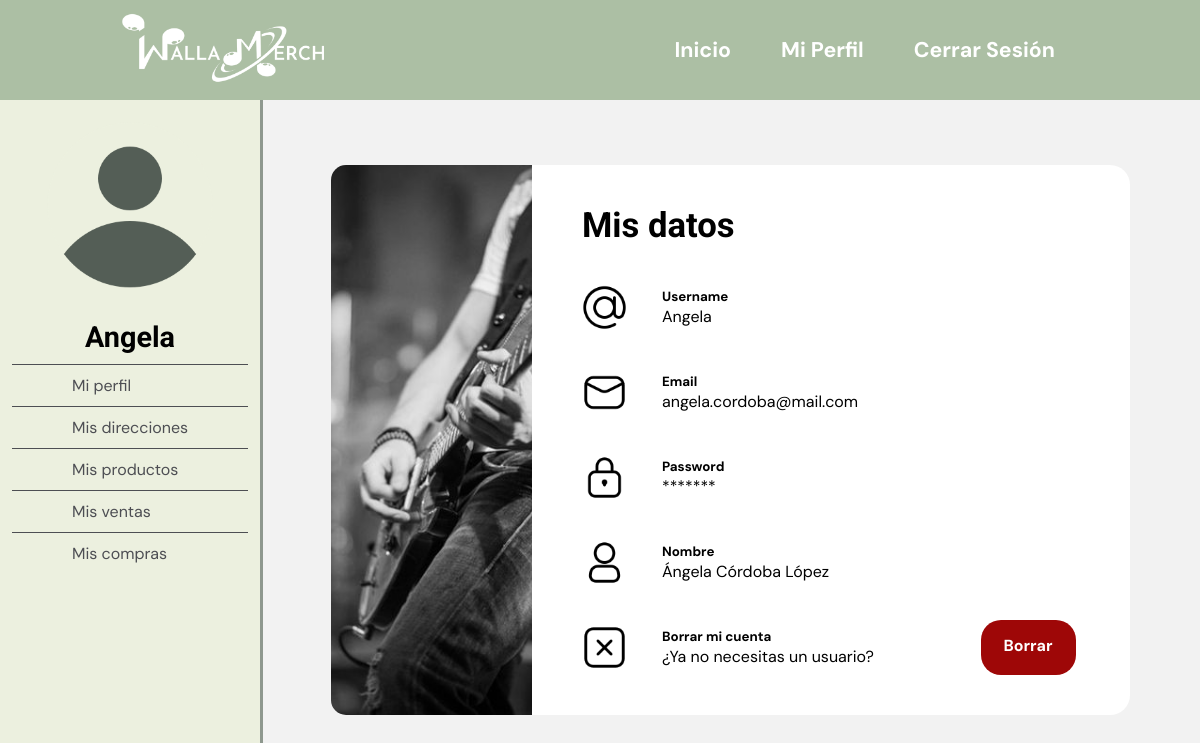
The app's page /php/profile/mi-perfil/my-profile.php (signed in) with its own data.
### tables this page shows
create table if not exists usuario(
	id_usuario int auto_increment,
    username varchar(100) unique not null,
    email varchar(100) unique not null,
    pass varchar(100) not null,
    tipo_usuario int not null,
    nombre varchar(100),
    apellido1 varchar(100),
    apellido2 varchar(100),
    fechaRegistro date DEFAULT current_timestamp(),
    PRIMARY KEY (id_usuario)
);

### php/profile/mi-perfil/my-profile.php (called while the page is built, shortened)
<?php
$location = "../../../index.php";
require_once ("../../../database/users-db.php");
if(isset($_GET['id_usuario'])){
    adminControl($location);
    try{
        $currentUser = verUsuario($_GET['id_usuario']);
        $miperfil = "./my-profile.php?id_usuario=".$_GET['id_usuario'];
        $misdirecciones = "../mis-direcciones/ver-misDirecciones.php?id_usuario=".$_GET['id_usuario'];
        $misproductos = "../mis-productos/ver-misProductos.php?id_usuario=".$_GET['id_usuario'];
        $miscompras = "../mis-compras/ver-misCompras.php?id_usuario=".$_GET['id_usuario'];
        $misventas = "../mis-ventas/ver-misVentas.php?id_usuario=".$_GET['id_usuario'];
    } catch(Exception $e){
        echo "<script type='text/javascript'>alert('Ha habido un error,
        no se han podido cargar los productos. Inténtelo de nuevo de nuevo');</script>";
        header("Refresh:0; url=../mi-perfil/my-profile.php");
    }
} else {
    try{
        $currentUser = verUsuario($_SESSION['id_usuario']);
    } catch(Exception $e){
        echo "<script type='text/javascript'>alert('Ha habido un error,
        no se han podido cargar los productos. Inténtelo de nuevo de nuevo');</script>";
        header("Refresh:0; url=../mi-perfil/my-profile.php");
    }
}
require_once("../../../vistas/mi-perfil/mi-perfil/my-profile.php");
?>

### database/users-db.php (called while the page is built, shortened)
<?php
	function verUsuario($id_usuario){
			$query = "SELECT * FROM usuario
								WHERE id_usuario=?";
			$stmt = mysqli_prepare($GLOBALS["con"], $query);
			mysqli_stmt_bind_param($stmt, "i", $id_usuario);
			mysqli_stmt_execute($stmt);
			$result = mysqli_stmt_get_result($stmt);;
			$usuario = mysqli_fetch_array($result);
			return $usuario;
	}
?>

### vistas/mi-perfil/mi-perfil/my-profile.php (the view, shortened to what this page needs)
<!DOCTYPE html>
<html lang="en">
<head>
    <link rel="stylesheet" href="../../../styles/navbar.css" />
    <link rel="stylesheet" href="../../../styles/navbar-user.css" />
    <link rel="stylesheet" href="../../../styles/tarjetas.css" />
</head>
<body>
    <?php
    require_once ("../../../vistas/navbar.php");
    require_once ("../../../vistas/navbar-user.php");
    ?>
    <main id="main-doc">
        <div class="UserProfile-box">
            <div class="UserProfile-left">
                <img
                    src="../../../imgs/img-form.jpg"
                    alt="My Profile"
                    id="UserProfile-img"
                />
            </div>
            <div class="UserProfile-right">
                <div class="userProf-tbody">
                    <div class="userProf-header">
                    <h2 id="gretting">Mis datos</h2>
                    </div>
                    <div class="userProf-div">
                        <div class="userProf-div-img-div">
                            <img class="userProf-div-img" src="../../../imgs/username.png" alt="Username" />
                        </div>
                        <div class="userProf-div-info">
                            <p class="userProf-div-tittle"><b>Username</b></p>
                            <p><?php echo $currentUser['username'];?></p>
                        </div>
                    </div>
                    <div class="userProf-div">
                        <div class="userProf-div-img-div">
                            <img class="userProf-div-img" src="../../../imgs/email.png" alt="Email" />
                        </div>
                        <div class="userProf-div-info">
                            <p class="userProf-div-tittle"><b>Email</b></p>
                            <p><?php echo $currentUser['email'];?></p>
                        </div>
                    </div>
                    <div class="userProf-div">
                        <div class="userProf-div-img-div">
                            <img class="userProf-div-img" src="../../../imgs/password.png" alt="Password" />
                        </div>
                        <div class="userProf-div-info">
                            <p class="userProf-div-tittle"><b>Password</b></p>
                            <p>*******</p>
                        </div>
                    </div>
                    <div class="userProf-div">
                        <div class="userProf-div-img-div">
                            <img class="userProf-div-img" src="../../../imgs/name.png" alt="Password" />
                        </div>
                        <div class="userProf-div-info">
                            <p class="userProf-div-tittle"><b>Nombre</b></p>
                            <p><?php
                            if (isset($currentUser['nombre'])){
                                echo $currentUser['nombre'];
                            }
                            if (isset($currentUser['apellido1'])){
                                echo $currentUser['apellido1'];
                            }
                            if (isset($currentUser['apellido2'])){
                                echo $currentUser['apellido2'];
                            }
                            ?></p>
                        </div>
                    </div>
                    <div class="userProf-div">
                        <div class="userProf-div-img-div">
                            <img class="userProf-div-img"
                                src="../../../imgs/deleleAccount.png"
                                alt="Delete Account"
                            />
                        </div>
                        <div class="userProf-div-info">
                            <p class="userProf-div-tittle">
                                <b>Borrar mi cuenta</b>
                            </p>
                            <p>¿Ya no necesitas un usuario?</p>
                        </div>
                        <div class="userProf-div-btn">
                            <?php echo "
                            <a class='btn-delete' onClick=\"javascript: return confirm('¿Seguro que quieres borrar este usuario?');\"
                                href='../../admin/borrar_usuario.php?id_usuario=".$_SESSION['id_usuario']."'>
                                Borrar
                            </a>
                            "?>
                        </div>
                    </div>
                </div>
            </div>
        </div>
    </main>
</body>
</html>

### styles/navbar.css (style rules this page uses)
* { padding: 0; margin: 0; font-family: "DM Sans", sans-serif; }
h1, h2, h3, h4, h4, h6 { font-family: "Roboto", sans-serif; }
a { text-decoration: none; }
main { padding: 60px 10%; }

### styles/navbar-user.css (style rules this page uses)
#main-doc { margin-left: 260px; display: flex; flex-direction: column; justify-content: center; }

### styles/tarjetas.css (style rules this page uses)
body { background-color: #f2f2f2; }
main { display: flex; align-items: center; justify-content: center; padding: 30px 0px; }
main { display: flex; flex-direction: column; align-items: center; justify-content: center; padding: 30px 0px; }
.UserProfile-box { display: flex; flex-direction: row; align-content: center !important; background: white; padding: 0px; border-radius: 20px; width: 75%; margin-top: 35px; padding-right: 10%; }
.UserProfile-left { width: 30%; }
.UserProfile-right { width: 70%; display: flex; flex-direction: column; padding: 5px; }
.userProf-header { padding: 15px 0px 25px 0px; }
#gretting { font-size: 26pt; }
#UserProfile-img { height: 100%; width: 100%; border-radius: 15px 0px 0px 15px; object-fit: cover; }
.userProf-tbody { padding: 20px 35px 15px 45px; width: 100%; }
.userProf-div { display: flex; flex-direction: row !important; flex-wrap: nowrap; }
.userProf-div-img-div { padding: 5px 20px 5px 0px; }
.userProf-div-img { width: 45px !important; margin: 10px 0px 15px 0px; }
.userProf-div-info { width: 500px; margin: 15px; }
.userProf-div-tittle { margin-bottom: 0px; }
.userProf-div-tittle b { font-size: 10pt; }
.userProf-div-btn { margin-top: 10px; text-align: center; color: white; display: flex; height: 55px; }
.userProf-div-btn a { text-decoration: none; background-color: #d59c86; padding: 15px; border: none; border-radius: 20px; color: white; font-weight: bold; }
.btn-delete { padding: 15px 23px !important; background-color: rgb(158, 7, 7) !important; }

### records on screen
usuario: username "Angela", email "angela.cordoba@mail.com", nombre "Ángela", apellido1 "Córdoba", apellido2 "López"

### other values on screen
$_SESSION['user'] "Angela"
